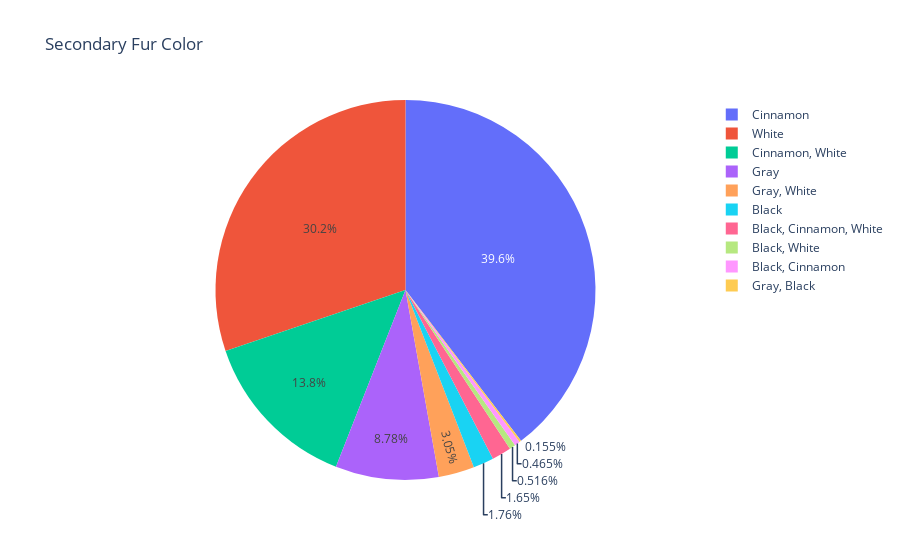

Source (notebook cell):
### Code cell
labels = []
sizes = [] 
dictionary = Counter(second_fur_color)


for x,y in dictionary.items():
    labels.append(x)
    sizes.append(y)    

fig = px.pie(values= sizes, names= labels, title = "Secondary Fur Color")
fig.show()

### Figure 1 — Plotly figure (JSON) as saved in the notebook; plotly's stock layout.template omitted (floating-point values rounded to 4 significant figures)
{"data": [{"domain": {"x": [0, 1], "y": [0, 1]}, "hovertemplate": "label=%{label}<br>value=%{value}<extra></extra>", "labels": ["Cinnamon", "White", "Gray", "Cinnamon, White", "Gray, White", "Black, Cinnamon, White", "Black", "Black, White", "Black, Cinnamon", "Gray, Black"], "legendgroup": "", "name": "", "showlegend": true, "type": "pie", "values": [767, 585, 170, 268, 59, 32, 34, 10, 9, 3]}], "layout": {"autosize": true, "hiddenlabels": [], "legend": {"tracegroupgap": 0}, "title": {"text": "Secondary Fur Color"}}}
